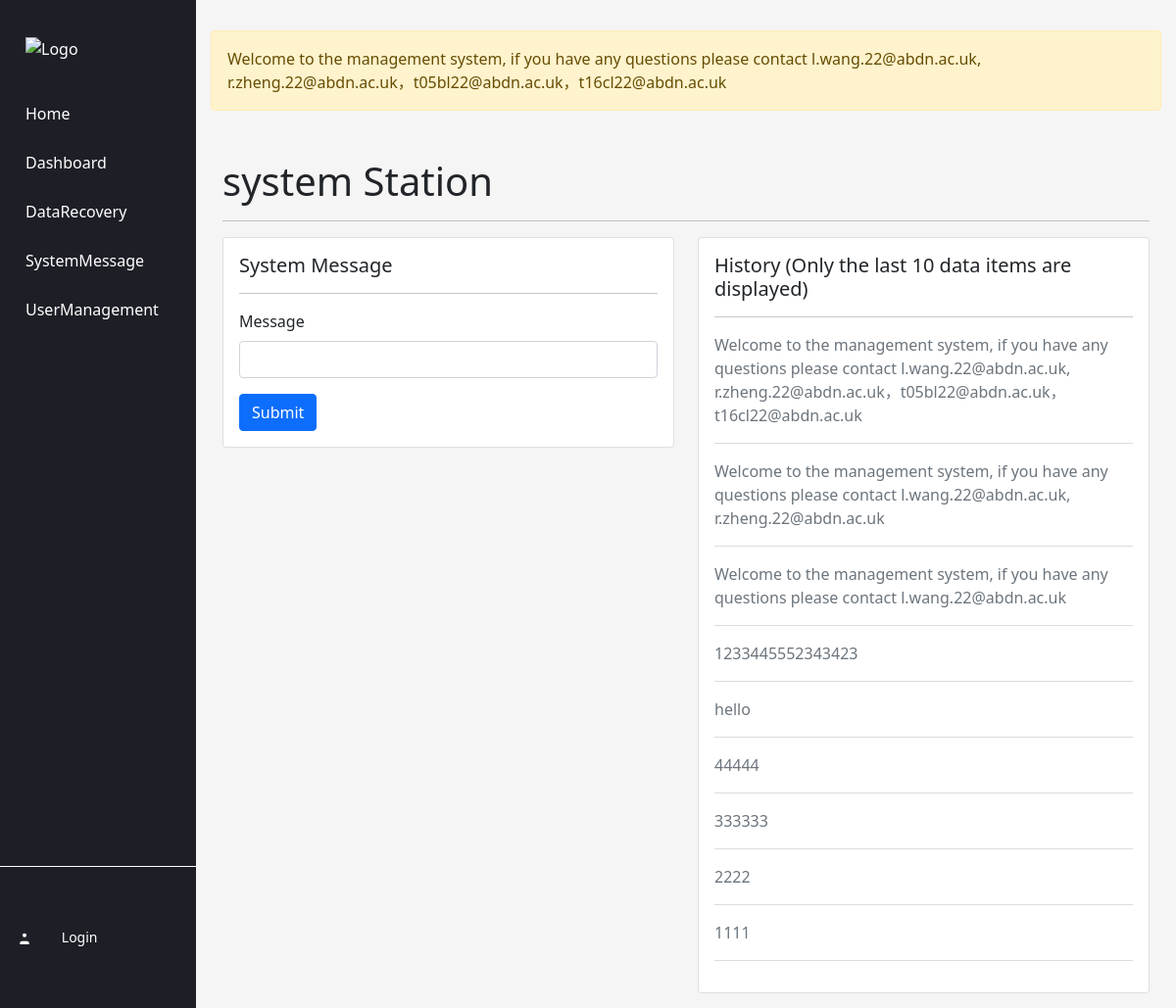
Page /chat/ on the committed database.
### disaster_chat/models.py (models this page shows)
class Message(models.Model):
    id = models.AutoField(primary_key=True)
    message = models.TextField()
    class Meta:
        db_table = 'disaster_message'

### disaster_chat/views.py (the view)
# urls.py: path('', views.index, name='index'),
def index(request):
    message_obj = get_message_obj(request)
    return render(request, 'disaster_chat/index.html', {'message_obj': message_obj})

### disaster_chat/views.py (called while the page is built)
def get_message_obj(request):
    message_obj = Message.objects.order_by('-id')[:10]
    return message_obj

### disaster_chat/templates/disaster_chat/index.html (shortened to what this page needs)
{% include 'common/header.html' %} {% include 'common/nav.html' %}
<div class="main-content">
    <div class="alert alert-warning mt-3" role="alert">
       {{message_obj.0.message}}
    </div>
    <div class="container mt-5">
        <h1>system Station</h1>
        <hr>
        <div class="row">
            <div class="col-md-6">
                <div class="card">
                    <form method="get" action="{% url 'message_submit' %}">
                        <div class="card-body">
                            <h5 class="card-title">System Message</h5>
                            <hr>
                            <div class="mb-3">
                                <label for="question" class="form-label">Message</label>
                                <input type="text" class="form-control" name="message">
                            </div>
                            <button type="submit" class="btn btn-primary">Submit</button>
                        </div>
                    </form>
                </div>
            </div>
            <div class="col-md-6">
                <div class="card">
                    <div class="card-body">
                        <h5 class="card-title">History (Only the last 10 data items are displayed)</h5>
                        <hr>
                        <div class="text-muted mb-3">
                            {% for message in message_obj %}
                            <span>{{ message.message }}</span><br><hr>
                            {% endfor %}
                        </div>
                    </div>
                </div>
            </div>
        </div>
    </div>
</div>

### templates/common/header.html (style rules this page uses)
body { background-color: #f5f5f5; }

### templates/common/nav.html (style rules this page uses)
.main-content { margin-left: 200px; padding: 15px; }

### rows in the picture
Message: message "Welcome to the management system, if you have any questions please contact l.wang.22@abdn.ac.uk, r.zheng.22@abdn.ac.uk，t05bl22@abdn.ac.uk，t16cl22@abdn.ac.uk"
Message: message "Welcome to the management system, if you have any questions please contact l.wang.22@abdn.ac.uk, r.zheng.22@abdn.ac.uk"
Message: message "Welcome to the management system, if you have any questions please contact l.wang.22@abdn.ac.uk"
Message: message "1233445552343423"
Message: message "hello"
Message: message "44444"
Message: message "333333"
Message: message "2222"
Message: message "1111"
